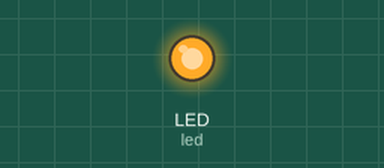
A program run on a simulated CircuitPython board. Shown: output pins drawn as LEDs (lit = HIGH). At 1.0 s the program ends and the board releases its pins; the recording ends there.

Above: at 0.1 s.
Timing chart, 0 to 1.0 s (numbered marks = the images above):
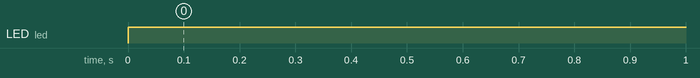

Measured:
- by itself, LED (led): LOW → HIGH at 0.00 s

The program:

Lesson_LED.py
```python
# Skicka 2023 - Turn on an LED for 1 second
import board
import digitalio
import time

led = digitalio.DigitalInOut(board.LED)
led.direction = digitalio.Direction.OUTPUT

led.value = True
time.sleep(1)
```
